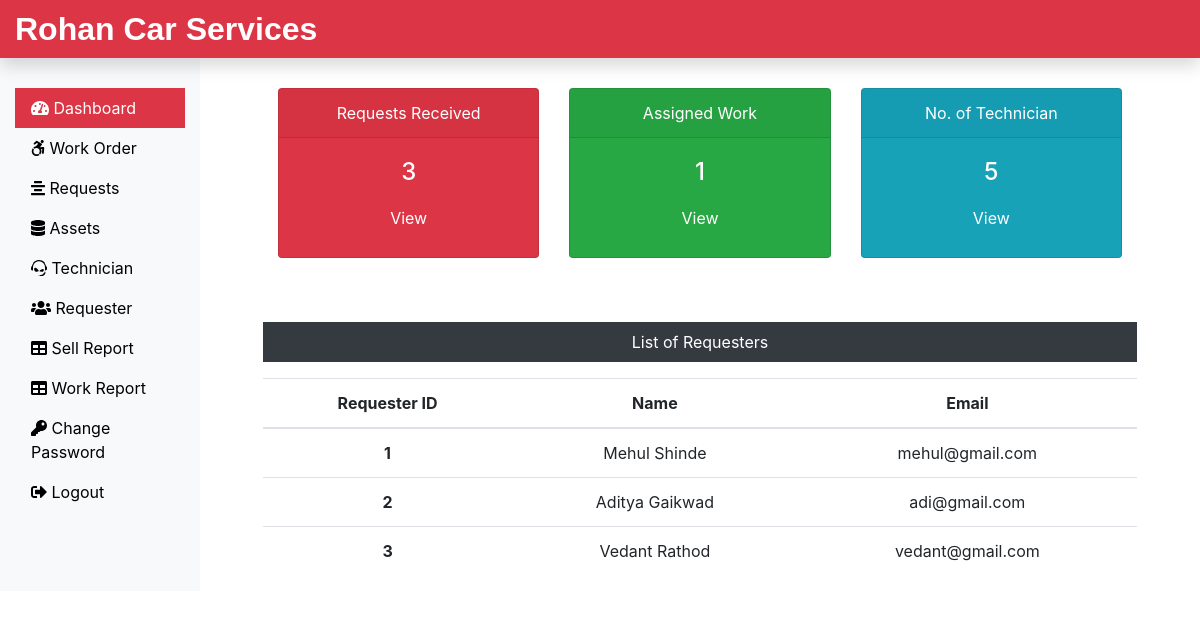
The app's page /Admin/dashboard.php (signed in) with its own data.
### tables this page shows
CREATE TABLE `requesterlogin_tb` (
  `r_login_id` int(11) NOT NULL,
  `r_name` varchar(60) NOT NULL,
  `r_email` varchar(60) NOT NULL,
  `r_password` varchar(60) NOT NULL
);

### Admin/dashboard.php (the view, shortened to what this page needs)
<?php
include('includes/header.php');
include('../dbConnection.php');
 $sql = "SELECT max(request_id) FROM submitrequest_tb";
 $result = $conn->query($sql);
 $row = mysqli_fetch_row($result);
 $submitrequest = $row[0];
 $sql = "SELECT max(request_id) FROM assignwork_tb";
 $result = $conn->query($sql);
 $row = mysqli_fetch_row($result);
 $assignwork = $row[0];
 $sql = "SELECT * FROM technician_tb";
 $result = $conn->query($sql);
 $totaltech = $result->num_rows;
?>
<div class="col-sm-9 col-md-10">
  <div class="row mx-5 text-center">
    <div class="col-sm-4 mt-5">
      <div class="card text-white bg-danger mb-3" style="max-width: 18rem;">
        <div class="card-header">Requests Received</div>
        <div class="card-body">
          <h4 class="card-title">
            <?php echo $submitrequest; ?>
          </h4>
          <a class="btn text-white" href="request.php">View</a>
        </div>
      </div>
    </div>
    <div class="col-sm-4 mt-5">
      <div class="card text-white bg-success mb-3" style="max-width: 18rem;">
        <div class="card-header">Assigned Work</div>
        <div class="card-body">
          <h4 class="card-title">
            <?php echo $assignwork; ?>
          </h4>
          <a class="btn text-white" href="work.php">View</a>
        </div>
      </div>
    </div>
    <div class="col-sm-4 mt-5">
      <div class="card text-white bg-info mb-3" style="max-width: 18rem;">
        <div class="card-header">No. of Technician</div>
        <div class="card-body">
          <h4 class="card-title">
            <?php echo $totaltech; ?>
          </h4>
          <a class="btn text-white" href="technician.php">View</a>
        </div>
      </div>
    </div>
  </div>
  <div class="mx-5 mt-5 text-center">
    <p class=" bg-dark text-white p-2">List of Requesters</p>
    <?php
    $sql = "SELECT * FROM requesterlogin_tb";
    $result = $conn->query($sql);
    if($result->num_rows > 0){
 echo '<table class="table">
  <thead>
   <tr>
    <th scope="col">Requester ID</th>
    <th scope="col">Name</th>
    <th scope="col">Email</th>
   </tr>
  </thead>
  <tbody>';
  while($row = $result->fetch_assoc()){
   echo '<tr>';
    echo '<th scope="row">'.$row["r_login_id"].'</th>';
    echo '<td>'. $row["r_name"].'</td>';
    echo '<td>'.$row["r_email"].'</td>';
  }
 echo '</tbody>
 </table>';
} else {
  echo "0 Result";
}
?>
  </div>
</div>
</div>
</div>
<?php
include('includes/footer.php');
?>

### css/custom.css (style rules this page uses)
a { color: black; }

### records on screen
requesterlogin_tb: r_login_id "1", r_name "Mehul Shinde", r_email "mehul@gmail.com"
requesterlogin_tb: r_login_id "2", r_name "Aditya Gaikwad", r_email "adi@gmail.com"
requesterlogin_tb: r_login_id "3", r_name "Vedant Rathod", r_email "vedant@gmail.com"

### other values on screen
$submitrequest "3"
$assignwork "1"
$totaltech "5"
